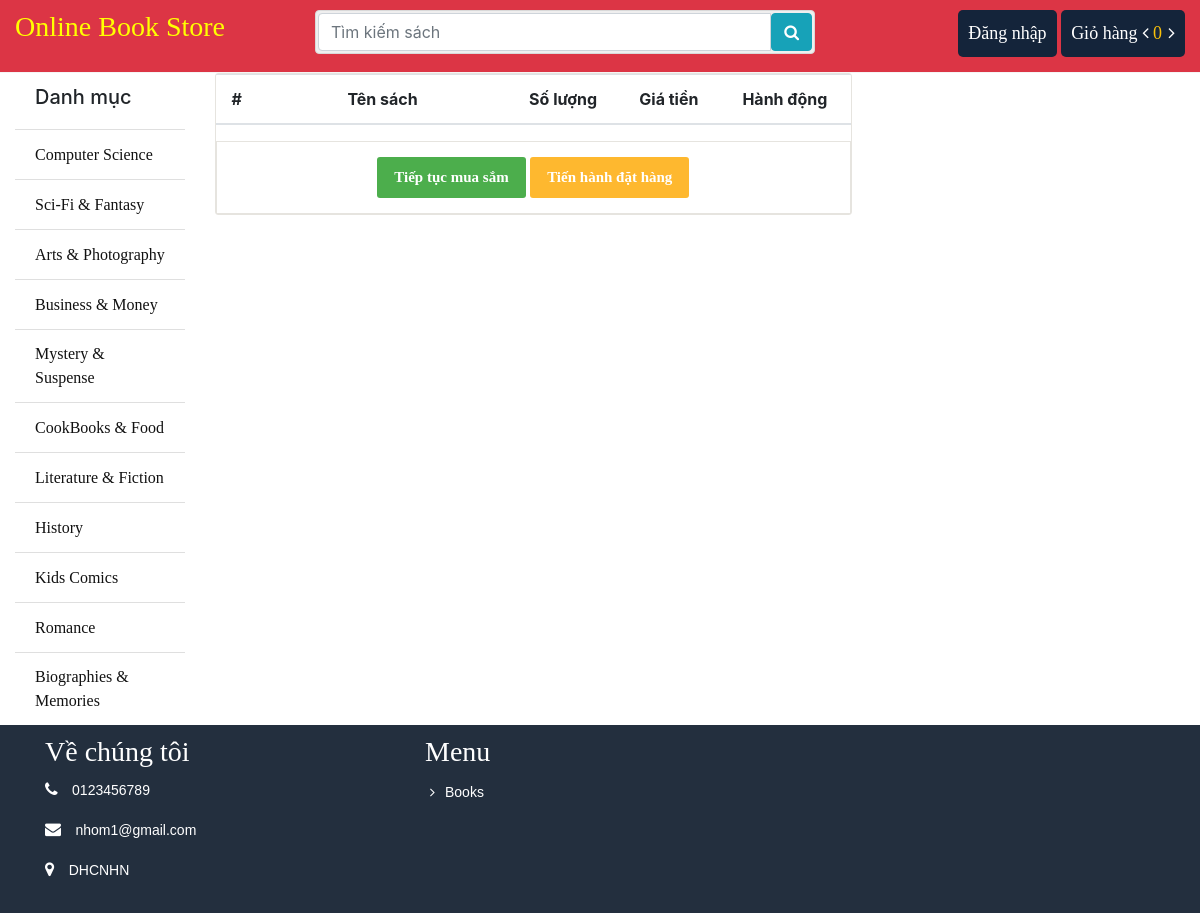
/cart/, run on an earlier commit of the app's database.
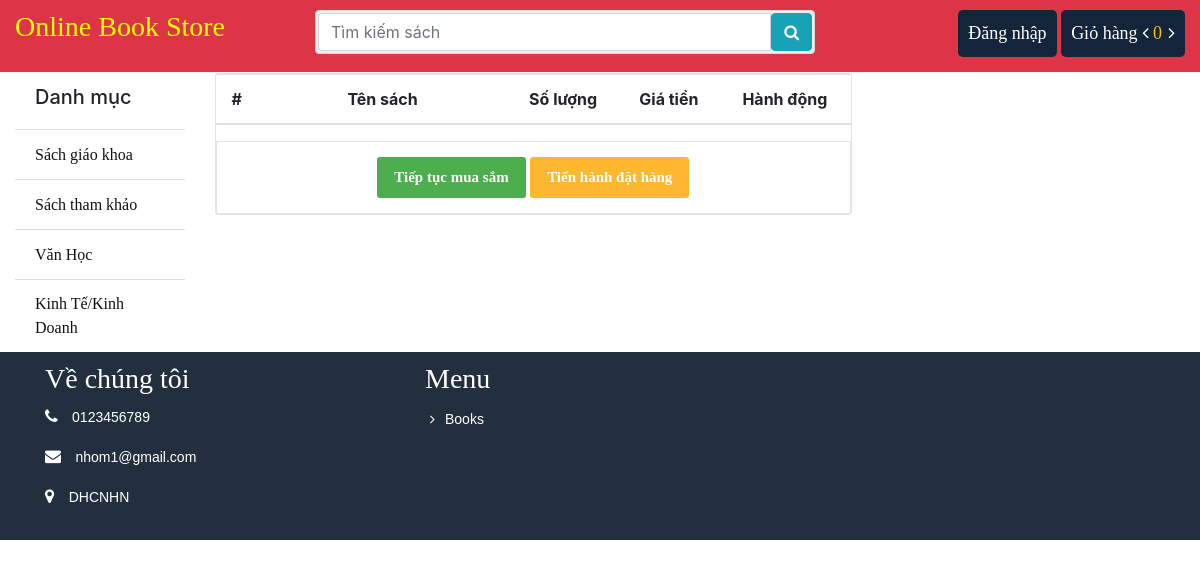
And on a later commit of the database.
### store/models.py (models this page shows, shortened)
class Category(models.Model):
	name = models.CharField(max_length = 100)
	slug = models.SlugField(max_length = 150, unique=True ,db_index=True)
	icon = models.FileField(upload_to = "category/")
	create_at = models.DateTimeField(auto_now_add = True)
	updated_at = models.DateTimeField(auto_now_add = True)

### cart/views.py (the view)
# urls.py: path('', views.cart_details, name='cart_details'),
def cart_details(request):
	cart = Cart(request)
	context = {
		"cart": cart,
	}
	return render(request, 'cart/cart.html', context)

### cart/cart.py (called while the page is built)
    def __len__(self):
        return sum(item['quantity'] for item in self.cart.values())

### store/context_processors.py (called while the page is built)
def sidebar(request):
    categories = Category.objects.all()
    context = {
        "cat": categories
    }
    return context

def cart(request):
    cart = Cart(request)
    context = {
        "cart": cart
    }
    return context

### cart/templates/cart/cart.html (shortened to what this page needs)
{% extends 'store/base.html' %}
			{% block container %}
			<div class="row">
				<div class="col-sm-8">
					<div class="cart_info">
					    <table class="table table-hover">
					        <thead class="text-center">
					            <tr>
					                <th scope="col">#</th>
					                <th scope="col" style="width: 250px">Tên sách</th>
					                <th scope="col" style="width: 250">Số lượng</th>
					                <th scope="col">Giá tiền</th>
					                <th scope="col">Hành động</th>
					            </tr>
					        </thead>
					    </table>
						<div class="continue_or_next text-center">
							<a href="{% url 'store:index' %}" class="btn btn-danger _to_shope ">Tiếp tục mua sắm</a>
							<a href="{% url 'order:order_create' %}" class="btn btn-primary _to_continue">Tiến hành đặt hàng</a>
						</div>
					</div>
				</div>
				<div class="col-sm-4" id="abc">
				</div>
			</div>
			{% endblock %}

### store/templates/store/bin/sidebar.html
			<ul class="list-group list-group-flush">
				<li class="list-group-item"><h5>Danh mục</h5></li>
				{% for p in cat %}
				<li class="list-group-item"><a href="{% url 'store:category' id=p.id %}">{{p.name}}</a></li>
				{% endfor %}
			</ul>

What changed in the data, as far as the page shows it:
removed Category: name "Computer Science"
removed Category: name "Sci-Fi & Fantasy"
removed Category: name "Arts & Photography"
removed Category: name "Business & Money"
removed Category: name "Mystery & Suspense"
removed Category: name "CookBooks & Food"
removed Category: name "Literature & Fiction"
removed Category: name "History"
removed Category: name "Kids Comics"
removed Category: name "Romance"
removed Category: name "Biographies & Memories"
added Category: name "Sách giáo khoa"
added Category: name "Sách tham khảo"
added Category: name "Văn Học"
added Category: name "Kinh Tế/Kinh Doanh"
